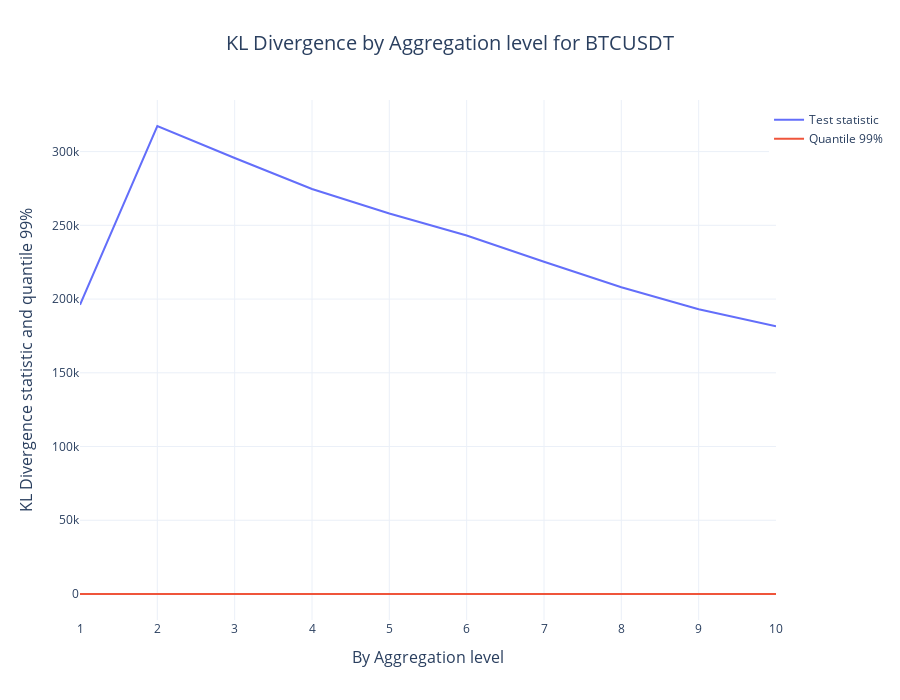

Notebook source saved alongside this figure:
### Code cell
plot_test(x_values=df_test_agg.index, 
          y1_values=df_test_agg['Test statistic'].values,
          y2_values=df_test_agg['Quantile 99'].values,
          test='NP Statistic',
          x_label='Aggregation level',
          pair='BTCUSDT')

### Figure 1 — Plotly figure (JSON) as saved in the notebook; plotly's stock layout.template omitted (floating-point values rounded to 4 significant figures)
{"data": [{"line": {"color": "dark red", "width": 2}, "mode": "lines", "name": "Test statistic", "type": "scatter", "x": [1, 2, 3, 4, 5, 6, 7, 8, 9, 10], "y": [196100.0, 317400.0, 295700.0, 274700.0, 258000.0, 243100.0, 225300.0, 208000.0, 193100.0, 181600.0]}, {"line": {"color": "dark green", "width": 2}, "mode": "lines", "name": "Quantile 99%", "type": "scatter", "x": [1, 2, 3, 4, 5, 6, 7, 8, 9, 10], "y": [6.635, 6.635, 6.635, 6.635, 6.635, 6.635, 6.635, 6.635, 6.635, 6.635]}], "layout": {"height": 700, "legend": {"x": 0.99, "xanchor": "left", "y": 0.99, "yanchor": "top"}, "title": {"font": {"size": 20}, "text": "KL Divergence by Aggregation level for BTCUSDT", "x": 0.5, "xanchor": "center"}, "width": 900, "xaxis": {"title": {"font": {"size": 16}, "text": "By Aggregation level"}}, "yaxis": {"title": {"font": {"size": 16}, "text": "KL Divergence statistic and quantile 99%"}}}}
